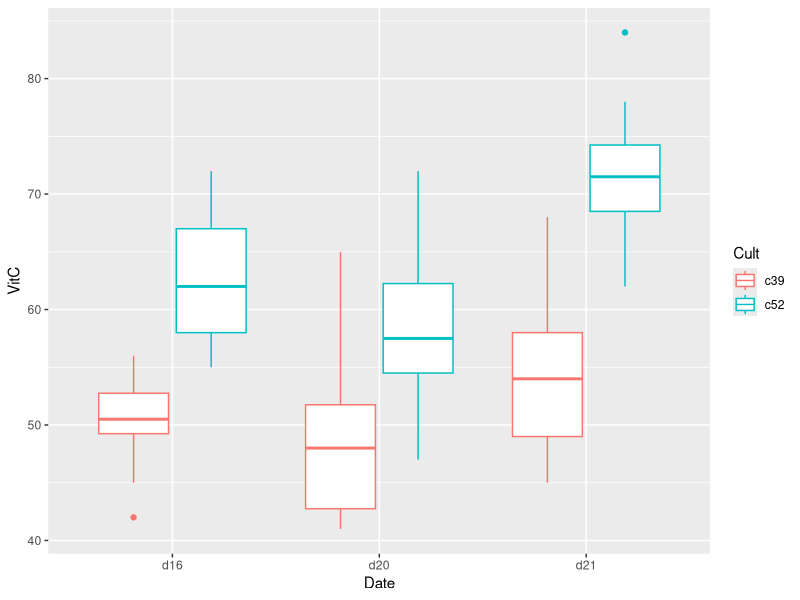

Reproduce this figure in R. (Note: this script raises an error after producing the figure.)
library(tidyverse)
library(ggplot2)
library(emmeans)

# load data from a folder within a R project
cabbage <- read.csv('data/Prac3_cabbage_data.csv')
str(cabbage)
View(cabbage)

# Vusalize
ggplot(cabbage, aes(Date, VitC, colour=Cult)) +
  geom_boxplot() 

# Model data
lm_2 <- lm(VitC~Cult*Date, data=cabbage)
anova(lm2)
#+ constrains model to look within a date; similar to blocking maybe?
lm3 <- lm(VitC~Cult+Date, data = cabbage)
anova(lm3)
emmeans(lm3, pairwise~Cult)

#Assess model assumptions
plot(lm3, which=1:2)
